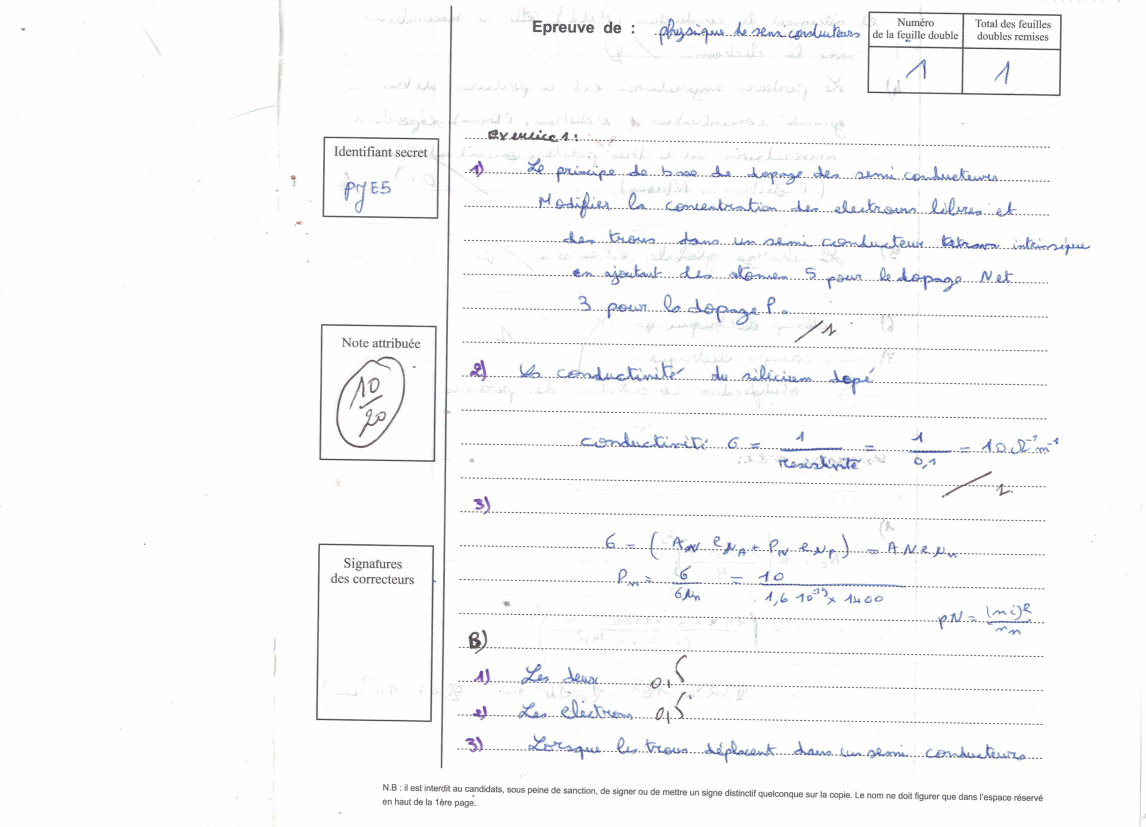
#> input picture project/papierPNG/papier_01.png, 3436 x 2480 px, found by its file name (shown at 1/3 size); its folder holds 4 pictures in this run
$ python cropPartie.py
#> lines starting #> are read from the running program, lines starting #| are printed output that depends on the picture
from PIL import Image
import cv2
import numpy

for i in range(1,7):
    img = Image.open('/home/medamine/Desktop/project/papierPNG/papier_0'+str(i)+'.png')
#> img is the input picture: PIL image 3436x2480 RGB; mean R, G, B 248.6, 248.9, 249.7
    crop_img = img.crop((900,0,3250,2480))
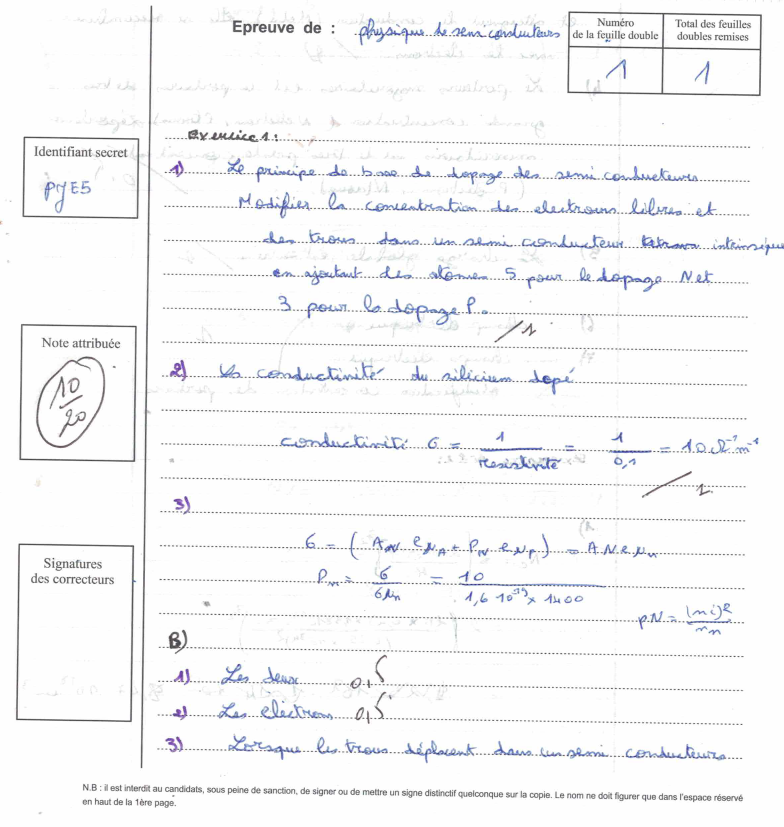
#> crop_img: PIL image 2350x2480 RGB (shown at 1/3 size); mean R, G, B 246.2, 246.6, 247.7
    crop_img.save('/home/medamine/Desktop/project/preProcessing/papier_0'+str(i)+'.png')
#> pass 2 of the loop `for i in range(1,7):`:
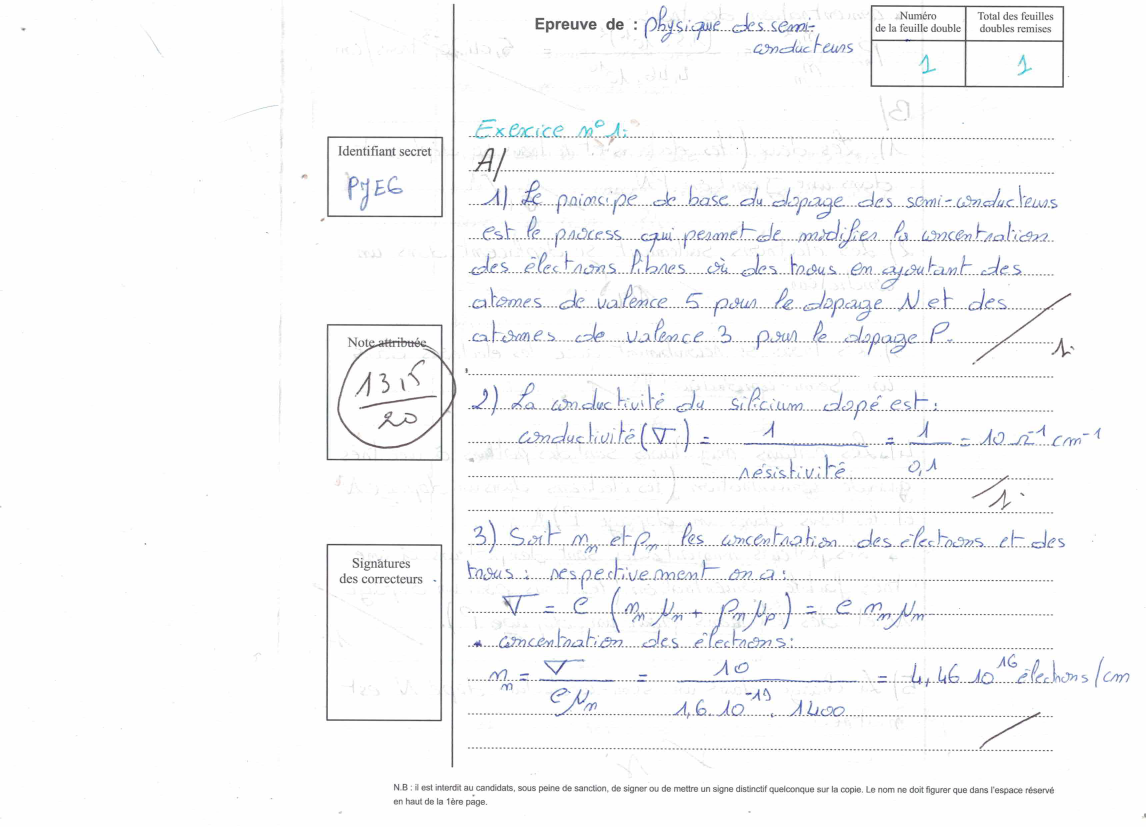
#> input picture project/papierPNG/papier_02.png, 3436 x 2480 px, found by its file name (shown at 1/3 size)
#> img is the input picture: PIL image 3436x2480 RGB; mean R, G, B 248.1, 248.5, 249.3
#> `crop_img = img.crop((900,0,3250,2480))`:
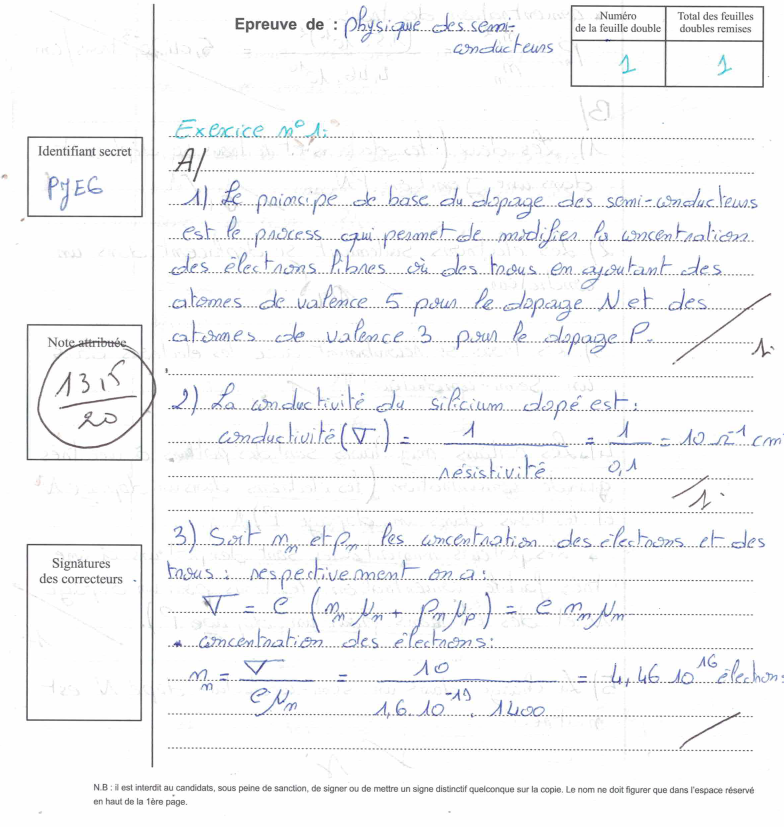
#> crop_img: PIL image 2350x2480 RGB (shown at 1/3 size); mean R, G, B 245.5, 246, 247.2
#> pass 3 of the loop `for i in range(1,7):`:
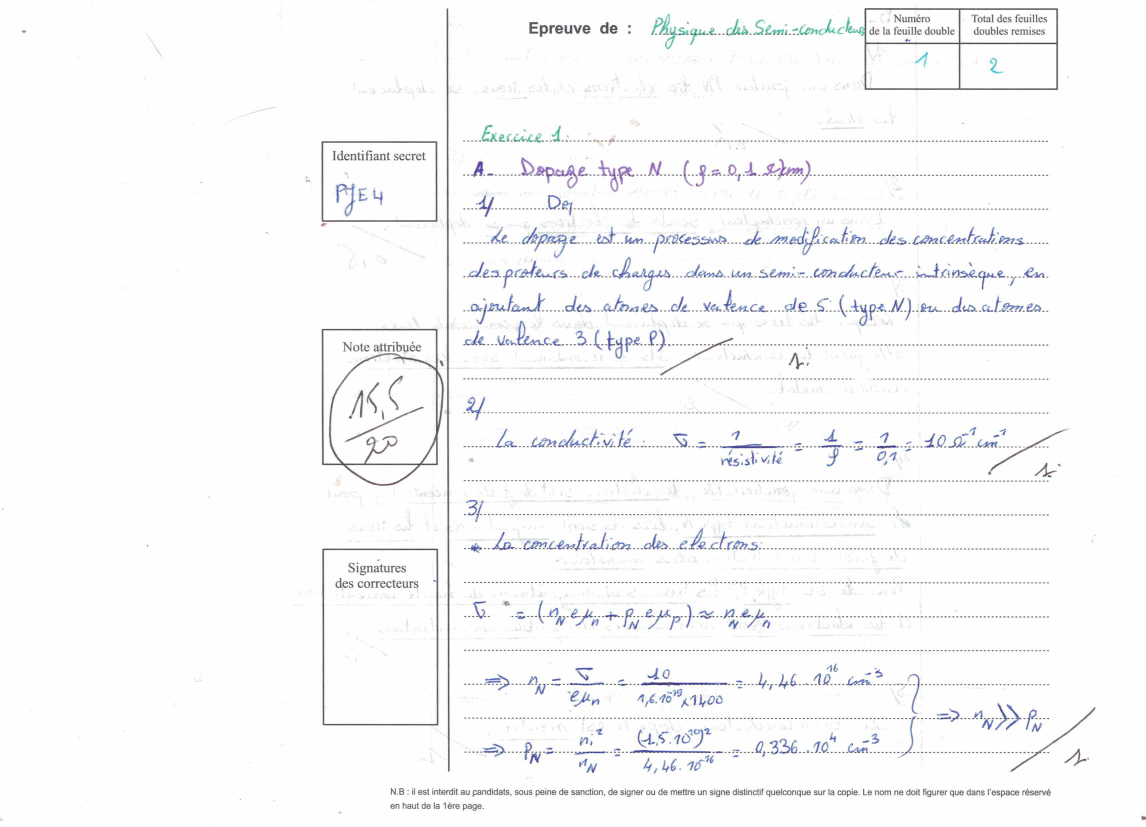
#> input picture project/papierPNG/papier_03.png, 3436 x 2480 px, found by its file name (shown at 1/3 size)
#> img is the input picture: PIL image 3436x2480 RGB; mean R, G, B 248.4, 248.7, 249.4
#> `crop_img = img.crop((900,0,3250,2480))`:
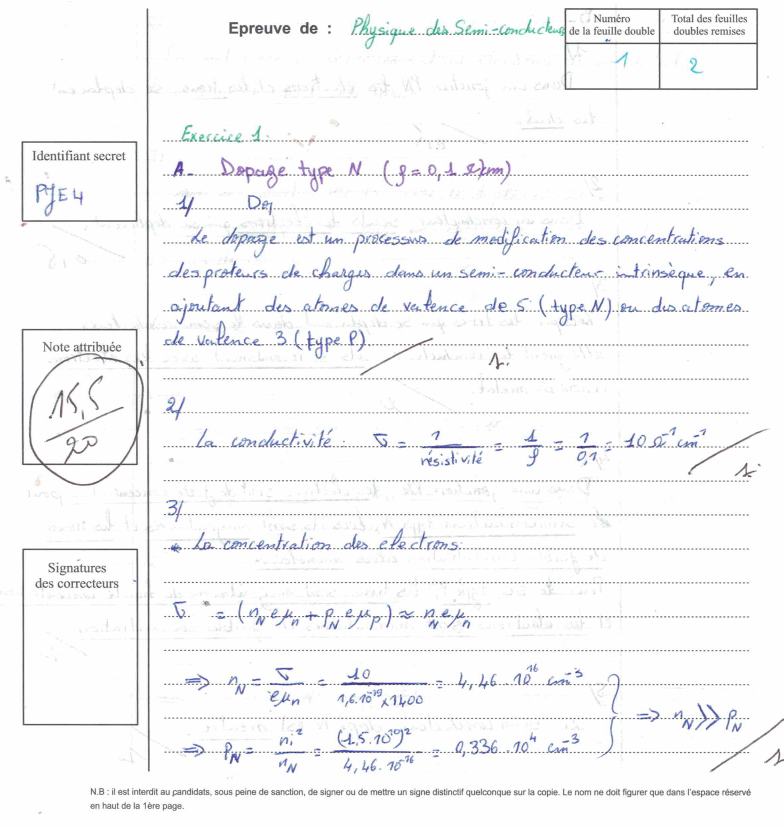
#> crop_img: PIL image 2350x2480 RGB (shown at 1/3 size); mean R, G, B 245.8, 246.2, 247.3
#> (the run stopped early here; a loop or call above may not have finished)
